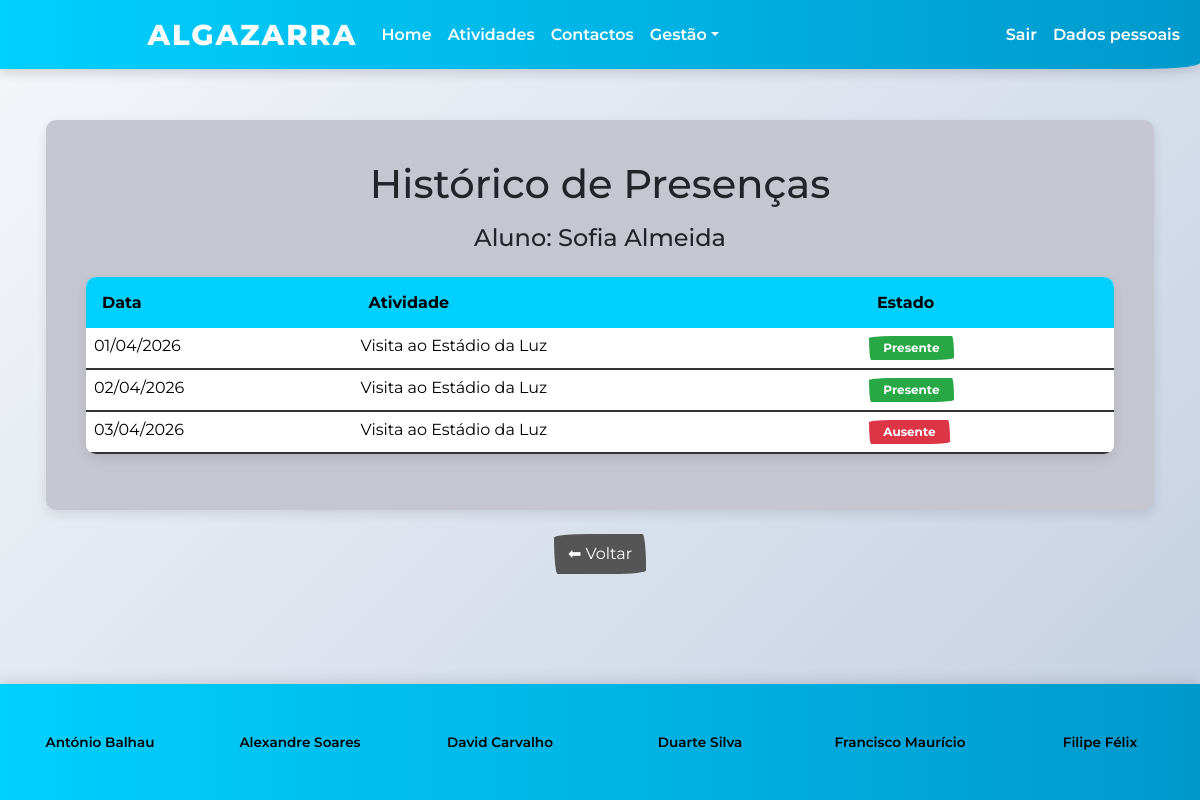
Page /ver_presencas.php?aluno=1 (signed in) on the committed database.
### tables this page shows
CREATE TABLE IF NOT EXISTS aluno (
  id int(11) NOT NULL AUTO_INCREMENT,
  nome varchar(100) NOT NULL,
  data_nascimento date NOT NULL,
  enc_educacao int(11) NOT NULL,
  PRIMARY KEY (id),
  FOREIGN KEY (enc_educacao) REFERENCES enc_educacao(id)
);

CREATE TABLE IF NOT EXISTS inscricao (
  aluno int(11) NOT NULL,
  atividade int(11) NOT NULL,
  dia date NOT NULL,
  esta_presente tinyint(1) NOT NULL DEFAULT 0,
  PRIMARY KEY (aluno, atividade, dia),
  FOREIGN KEY (aluno) REFERENCES aluno(id),
  FOREIGN KEY (atividade) REFERENCES atividade(id)
);

CREATE TABLE IF NOT EXISTS atividade (
  id int(11) NOT NULL AUTO_INCREMENT,
  titulo varchar(100) NOT NULL,
  descricao text NOT NULL,
  imagem varchar(50) NOT NULL,
  data_inicio date NOT NULL,
  data_fim date NOT NULL,
  lotacao_max int(11) NOT NULL,
  PRIMARY KEY (id)
);

### ver_presencas.php (the view, shortened to what this page needs)
<?php
$id_aluno = intval($_GET['aluno']);
$id_atividade = isset($_GET['atividade']) ? intval($_GET['atividade']) : 0;
?>
<html lang="pt">
    <link rel="stylesheet" href="bootstrap.min.css">
    <link rel="stylesheet" href="style.css">
<nav class="fixed-top navbar navbar-expand-lg" style="background-color: #00d0ff; border: none;" data-bs-theme="light">
    <div class="container-fluid">
        <div class="collapse navbar-collapse justify-content-center" id="navbarColor01">
            <ul class="navbar-nav mx-auto align-items-center justify-content-center">
                <a class="navbar-brand" href="index.php">ALGAZARRA</a>
                <li class="nav-item">
                    <a class="nav-link" href="index.php">Home</a>
                </li>
                <li class="nav-item">
                    <a class="nav-link" href="atividades.php">Atividades</a>
                </li>
                <li class="nav-item">
                    <a class="nav-link" href="contactos.php">Contactos</a>
                </li>
                <?php
                if (isset($_SESSION['id_user']) && $_SESSION['nivel'] == 1) {
                    echo '<li class="nav-item dropdown">';
                    echo '<a class="nav-link dropdown-toggle" href="#" id="navbarDropdownAdmin" role="button" data-bs-toggle="dropdown" aria-expanded="false">Gestão</a>';
                    echo '</li>';
                }
                ?>
            </ul>
            <ul class="navbar-nav ms-auto">
                <?php
                if (isset($_SESSION['id_user']) && isset($_SESSION['nivel'])) {
                    echo '<li class="nav-item"><a class="nav-link" href="logout.php">Sair</a></li>';
                }
                echo '<li class="nav-item">';
                if (isset($_SESSION['id_user']) && isset($_SESSION['nivel'])) {
                    echo '<a class="nav-link" href="dados.php">Dados pessoais</a>';
                } else {
                    echo '<a class="nav-link" href="login.php">Login</a>';
                }
                ?>
                </li>
            </ul>
        </div>
    </div>
</nav>
	<div class="container" style="padding:2vh;">
<div class="card" style="background:#C5C6D0; border:none; padding:3vh;">
<div class="card-body">
<h1 class="text-center mb-3">Histórico de Presenças</h1>
<?php
$stmt = mysqli_prepare($conn, "SELECT nome FROM aluno WHERE id = ?");
mysqli_stmt_bind_param($stmt, "i", $id_aluno);
mysqli_stmt_execute($stmt);
$res = mysqli_stmt_get_result($stmt);
$aluno = mysqli_fetch_assoc($res)['nome'];
echo "<h4 class='text-center mb-4'>Aluno: " . htmlspecialchars($aluno) . "</h4>";
if ($id_atividade > 0) {
    $stmt = mysqli_prepare($conn, "SELECT titulo FROM atividade WHERE id = ?");
    mysqli_stmt_bind_param($stmt, "i", $id_atividade);
    mysqli_stmt_execute($stmt);
    $res = mysqli_stmt_get_result($stmt);
    if ($res && mysqli_num_rows($res) > 0) {
        $atividade = mysqli_fetch_assoc($res)['titulo'];
        echo "<h5 class='text-center mb-4'>Atividade: " . htmlspecialchars($atividade) . "</h5>";
    }
    mysqli_stmt_close($stmt);
    $stmt = mysqli_prepare($conn, "SELECT * FROM inscricao WHERE aluno = ? AND atividade = ? ORDER BY dia");
    mysqli_stmt_bind_param($stmt, "ii", $id_aluno, $id_atividade);
    mysqli_stmt_execute($stmt);
    $res = mysqli_stmt_get_result($stmt);
} else {
    $stmt = mysqli_prepare($conn, "SELECT * FROM inscricao WHERE aluno = ? ORDER BY atividade, dia");
    mysqli_stmt_bind_param($stmt, "i", $id_aluno);
    mysqli_stmt_execute($stmt);
    $res = mysqli_stmt_get_result($stmt);
}
if (mysqli_num_rows($res) == 0) {
    echo "<h5 class='text-center'>Sem presenças registadas para esta atividade.</h5>";
} else {
?>
<table class="table">
    <tr>
        <th style="background:#00d0ff;">Data</th>
        <th style="background:#00d0ff;">Atividade</th>
        <th style="background:#00d0ff;">Estado</th>
    </tr>
<?php
while ($row = mysqli_fetch_assoc($res)) {
    $stmt_at = mysqli_prepare($conn, "SELECT titulo FROM atividade WHERE id = ?");
    mysqli_stmt_bind_param($stmt_at, "i", $row['atividade']);
    mysqli_stmt_execute($stmt_at);
    $res_at = mysqli_stmt_get_result($stmt_at);
    $atividade_nome = ($res_at && mysqli_num_rows($res_at) > 0) ? mysqli_fetch_assoc($res_at)['titulo'] : 'N/A';
?>
<tr>
    <td><?= date('d/m/Y', strtotime($row['dia'])) ?></td>
    <td><?= htmlspecialchars($atividade_nome) ?></td>
    <td>
        <span class="badge <?= $row['esta_presente'] ? 'bg-success' : 'bg-danger' ?>">
            <?= $row['esta_presente'] ? "Presente" : "Ausente" ?>
        </span>
    </td>
</tr>
<?php }
?>
</table>
<?php } ?>
</div>
</div>
<div class="mt-4 text-center">
    <a href="gerir_criancas.php" class="btn btn-secondary">
        ⬅ Voltar
    </a>
</div>
</div>
<?php include './rodape.php'; ?>
</body>
</html>

### rodape.php (shortened to what this page needs)
<footer class="fixed-bottom" style="background-color: #ffffff; border: none;">
	<div class="row text-center" style="margin: 3vh 0 3vh; color: black;">
		<div class="col">António Balhau</div>
		<div class="col">Alexandre Soares</div>
		<div class="col">David Carvalho</div>
		<div class="col">Duarte Silva</div>
		<div class="col">Francisco Maurício</div>
		<div class="col">Filipe Félix</div>
	</div>
	</footer>

### style.css (style rules this page uses)
* { margin: 0; padding: 0; box-sizing: border-box; }
.navbar { background: linear-gradient(90deg, #00d0ff 0%, #0099cc 100%) !important; box-shadow: 0 4px 12px rgba(0, 0, 0, 0.15); }
.navbar-brand { font-weight: 800; font-size: 1.8rem; letter-spacing: 2px; color: white !important; text-transform: uppercase; }
.nav-link { font-weight: 600; color: white !important; }
.card { border: none; border-radius: 10px; box-shadow: 0 4px 12px rgba(0, 0, 0, 0.1); transition: all 0.3s ease; background: white; overflow: hidden; }
.table { background: white; border-radius: 10px; overflow: hidden; box-shadow: 0 4px 12px rgba(0, 0, 0, 0.1); }
.table th { font-weight: 700; border: none; padding: 1rem; }
footer { background: linear-gradient(90deg, #00d0ff 0%, #0099cc 100%); color: white; padding: 1.5rem 0; margin-top: 3rem; box-shadow: 0 -4px 12px rgba(0, 0, 0, 0.1); position: fixed; bottom: 0; width: 100%; z-index: 1020; }
footer .col { font-weight: 600; font-size: 0.85rem; }
.container { padding-top: 120px !important; padding-bottom: 120px !important; }

### rows in the picture
aluno: nome "Sofia Almeida"
inscricao: dia "01/04/2026", atividade.titulo "Visita ao Estádio da Luz", esta_presente "Presente"
inscricao: dia "02/04/2026", atividade.titulo "Visita ao Estádio da Luz", esta_presente "Presente"
inscricao: dia "03/04/2026", atividade.titulo "Visita ao Estádio da Luz", esta_presente "Ausente"
